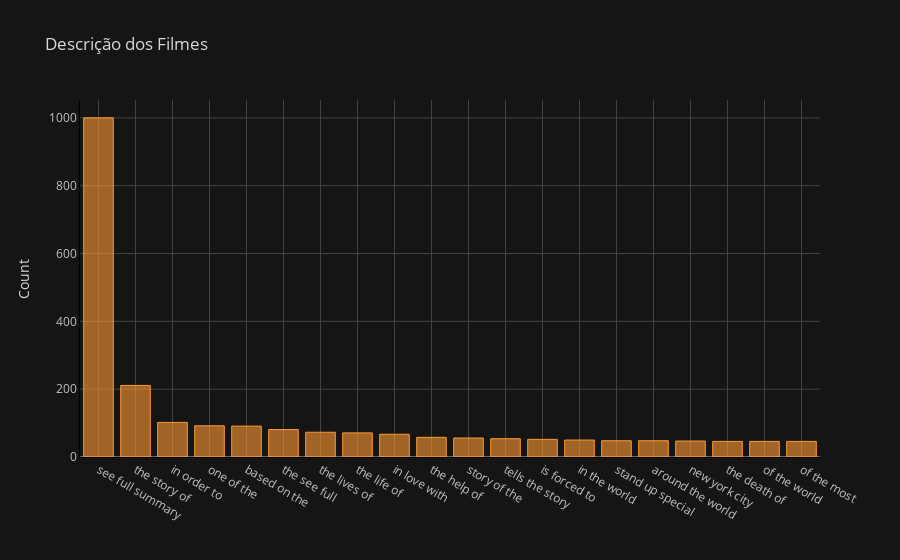

The notebook cell saved with this chart:
### Markdown cell above
### Trigrams - Distribuição de frequência antes de remover Stop Word

### Code cell
def get_top_n_bigram(corpus, n=None):
    vec = CountVectorizer(ngram_range=(3, 3)).fit(corpus)
    bag_of_words = vec.transform(corpus)
    sum_words = bag_of_words.sum(axis=0) 
    words_freq = [(word, sum_words[0, idx]) for word, idx in vec.vocabulary_.items()]
    words_freq =sorted(words_freq, key = lambda x: x[1], reverse=True)
    return words_freq[:n]
common_words = get_top_n_bigram(df['description'], 20)
df3 = pd.DataFrame(common_words, columns = ['description' , 'count'])
df3.groupby('description').sum()['count'].sort_values(ascending=False).iplot(kind='bar', yTitle='Count', linecolor='black', title=
                                                                                        'Descrição dos Filmes')

### Figure 1 — Plotly figure (JSON) as saved in the notebook; plotly's stock layout.template omitted (floating-point values rounded to 4 significant figures)
{"data": [{"marker": {"color": "rgba(255, 153, 51, 0.6)", "line": {"color": "rgba(255, 153, 51, 1.0)", "width": 1}}, "name": "count", "orientation": "v", "text": "", "type": "bar", "x": ["see full summary", "the story of", "in order to", "one of the", "based on the", "the see full", "the lives of", "the life of", "in love with", "the help of", "story of the", "tells the story", "is forced to", "in the world", "stand up special", "around the world", "new york city", "the death of", "of the world", "of the most"], "y": [1000, 211, 102, 92, 91, 81, 73, 71, 67, 58, 56, 54, 52, 50, 48, 48, 47, 46, 46, 46]}], "layout": {"legend": {"bgcolor": "#151516", "font": {"color": "#D9D9D9"}}, "paper_bgcolor": "#151516", "plot_bgcolor": "#151516", "title": {"font": {"color": "#D9D9D9"}, "text": "Descrição dos Filmes"}, "xaxis": {"gridcolor": "#434343", "linecolor": "black", "showgrid": true, "tickfont": {"color": "#C2C2C2"}, "title": {"font": {"color": "#D9D9D9"}, "text": ""}, "zerolinecolor": "#666570"}, "yaxis": {"gridcolor": "#434343", "linecolor": "black", "showgrid": true, "tickfont": {"color": "#C2C2C2"}, "title": {"font": {"color": "#D9D9D9"}, "text": "Count"}, "zerolinecolor": "#666570"}}}
